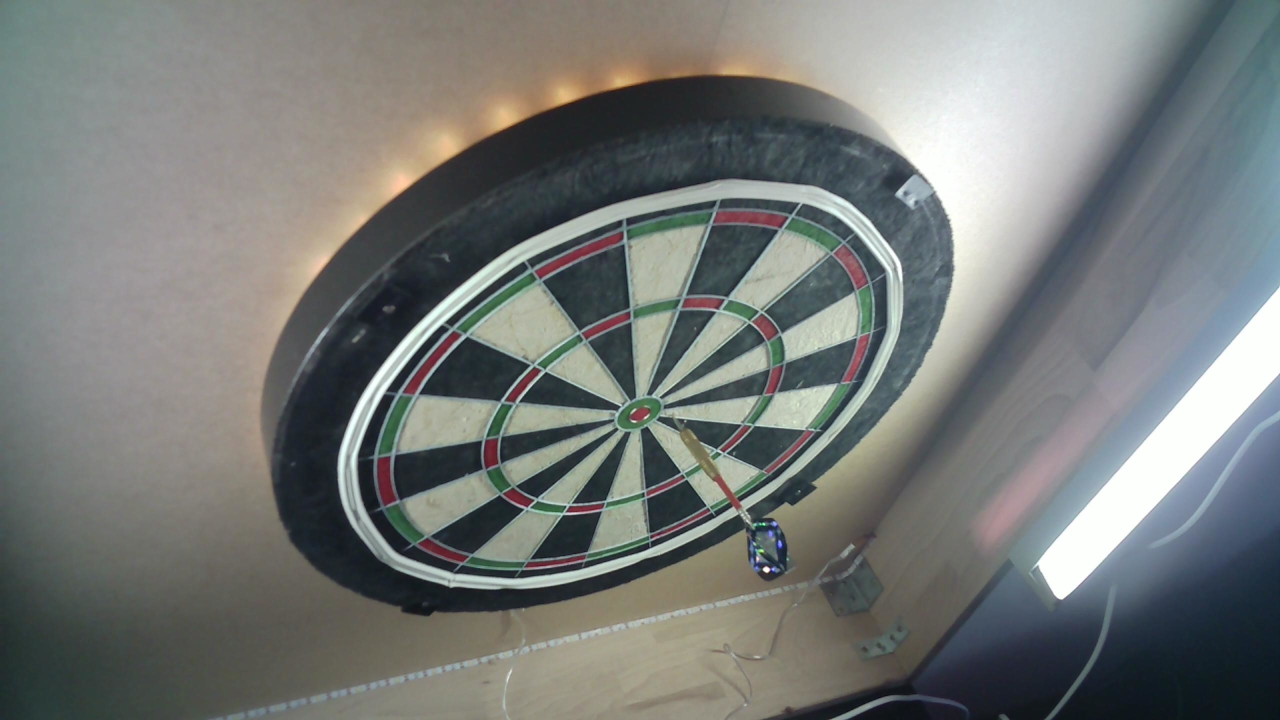
#> input picture Components/DartDetection/Links-dart.jpg, 2560 x 1440 px (shown at 1/2 size)
$ python dart-detection.py   (older library calls are emulated)
#> lines starting #> are read from the running program, lines starting #| are printed output that depends on the picture; after the words box and inside, x2 and y2 are one past the last pixel; in counts of white or black regions, pixels touching at a corner belong together
### Components/DartDetection/dartLocation.py
import numpy as np
import cv2
import math

game_points_array = [20, 1, 18, 4, 13, 6, 10, 15, 2, 17, 3, 19, 7, 16, 8, 11, 14, 9, 12, 5]

map_board_game_points = {}
for index, point in enumerate(game_points_array):
    offset = (index - 5) % len(game_points_array)
    map_board_game_points[offset] = point
#> further down, imageA is the input picture: shape (1440, 2560, 3); mean B, G, R 119.4, 121.6, 118.3
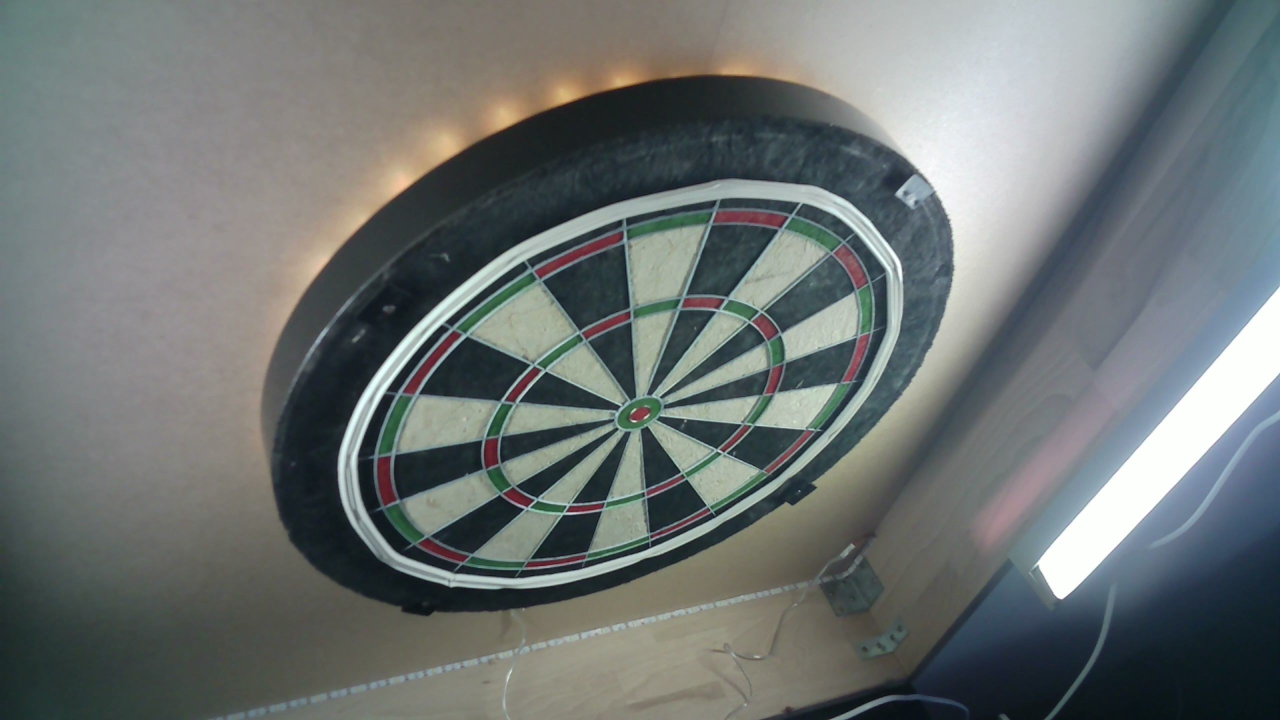
#> input picture Components/DartDetection/Links-empty.jpg, 2560 x 1440 px (shown at 1/2 size)
#> further down, imageB is the input picture: shape (1440, 2560, 3); mean B, G, R 114.3, 115.2, 109.3

def showLatestDartLocationOnBoard(transformed_image, locatedDart_coord, cal_data):
    dart_loc_temp = np.array([[locatedDart_coord[0], locatedDart_coord[1]]], dtype="float32")
    dart_loc_temp = np.array([dart_loc_temp])
    dart_loc = cv2.perspectiveTransform(dart_loc_temp, cal_data.transformation_matrix)
    new_dart_loc = tuple(dart_loc.reshape(1, -1)[0])
    cv2.circle(transformed_image, (int(new_dart_loc[0]), int(new_dart_loc[1])), radius=7, color=(0, 255, 255), thickness=-1)
    cv2.imshow("point detected", transformed_image)
    return new_dart_loc

def detect_segment(new_dart_coord, calData):
    x = new_dart_coord[0]
    y = new_dart_coord[1]
    center = 400
    distance_x = center - x
    distance_y = center - y
    distance_of_point_to_center = math.sqrt(distance_x**2 + distance_y**2)
    result_ring = -1
    for index, ring in enumerate(calData.ring_radius):
        inner_ring = ring
        outer_ring = calData.ring_radius[(index+1) %6]
        if index == 0 and distance_of_point_to_center < inner_ring:
            print("first Ring")
            result_ring = 0
            continue
        elif distance_of_point_to_center > inner_ring and  distance_of_point_to_center < outer_ring:
            print("between middle and outer " + str(index + 1))
            result_ring = index + 1
            continue
        elif index == 5 and distance_of_point_to_center > ring:
            print("not within boundingbox " + str(index + 1))
            result_ring = -1
            continue

    theta = math.degrees(math.atan2(y - center, x - center))

    result_point_amount = -1

    for i in range(0, 20):
        sectorAngle1 = getSectorAngle(i,calData)
        nextIndex = (i + 1) % 20
        sectorAngle2 = getSectorAngle(nextIndex,calData)
        degree1 = math.degrees(sectorAngle1)
        degree2 = math.degrees(sectorAngle2)

        if  degree1 < theta < degree2:
            index = (i + 1) % 20
            print("its within sector " + str(i) + " and " + str(index))
            if result_ring == 0:
                result_point_amount = 50
            elif result_ring == 1:
                result_point_amount = 25
            elif result_ring == 3:
                result_point_amount = map_board_game_points[index] * 2
            elif result_ring == 5:
                result_point_amount = map_board_game_points[index] * 3
            else:
                result_point_amount = map_board_game_points[index]

    print("your recent point equals = " + str(result_point_amount))
    return result_point_amount

def getSectorAngle(i, calData):
    return (0.5 + i) * calData.sectorangle

### Components/DartDetection/startCallibration.py

import os.path
import sys
import cv2
import pickle
p = os.path.abspath('D:/00_Studium/07_Semester/TeamProjekt/TeamProject-WiSe-DartImageProcessing/Components/Calibration')
sys.path.insert(1, p)

from Utils import *
from  ellipseToCircle import *
from  Calibration_Cam_Matrix import *

def getCalibration(imCalRGB_R, imCalRGB_L):
    imCalRGB_R = imCalRGB_R.copy();
    imCalRGB_L = imCalRGB_L.copy()
    if os.path.isfile("calibrationData_R.pkl"):
            try:
                return readCalibrationData(imCalRGB_R, imCalRGB_L)#, calData_L

            #corrupted file
            except EOFError as err:
                print(err)
    else:
        # [5 lines of commented-out code are left out]
        return calibrate(imCalRGB_R, imCalRGB_L)

def readCalibrationData(imCalRGB_R, imCalRGB_L):
    calFile = open('calibrationData_R.pkl', 'rb')
#> (reads dart-backend/calibrationData_R.pkl from the repository)
    calData_R = CalibrationData()
    calData_R = pickle.load(calFile)
    calFile.close()

    # [6 lines of commented-out code are left out]
    transformed_img_R = imCalRGB_R.copy()
    # transformed_img_L = imCalRGB_L.copy()

    transformed_img_R = cv2.warpPerspective(imCalRGB_R, calData_R.transformation_matrix, (800, 800))
    # transformed_img_L = cv2.warpPerspective(imCalRGB_L, calData_L.transformation_matrix, (800, 800))
    draw_R = getNormilizedBoard(transformed_img_R, calData_R)
    # draw_L = getNormilizedBoard(imCalRGB_R,imCalRGB_R)

    # transformed_img_L = draw_L.drawBoard(transformed_img_L, calData_L)

    cv2.imshow("Left_Cam", draw_R)
    # cv2.imshow("Left Cam", transformed_img_L)
    return calData_R , draw_R#, calData_L

### Components/Calibration/ellipseToCircle.py
import cv2
import numpy as np
import math
from Utils import *

# [86 lines left out: functions getEllipseLineIntersection, calculateDstPoint, getFinalTransformationMatrix, not called in this run]

def getSectorAngle(i, calData):
    return (0.5 + i) * calData.sectorangle

def getNormilizedBoard(img, calData):
        center = 400
        for rings in calData.ring_radius:
            cv2.circle(img, (center, center), rings, (255, 255, 255), 1)  # outside double
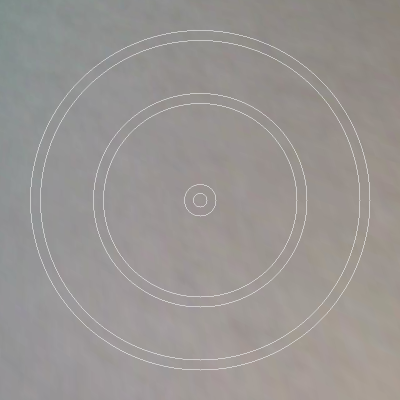
#> img: shape (800, 800, 3) (shown at 1/2 size); mean B, G, R 147, 149.5, 153.3

        for i in range(0,20):
            sectorAngle = getSectorAngle(i,calData)
            p1 = center + int(calData.ring_radius[1] * math.cos(sectorAngle))
            p2 = center + int(calData.ring_radius[1] * math.sin(sectorAngle))
            cv2.line(img, (p1, p2), (
                int(center + calData.ring_radius[5] * math.cos(sectorAngle)),
                int(center + calData.ring_radius[5] * math.sin(sectorAngle))), (255, 255, 255), 1)
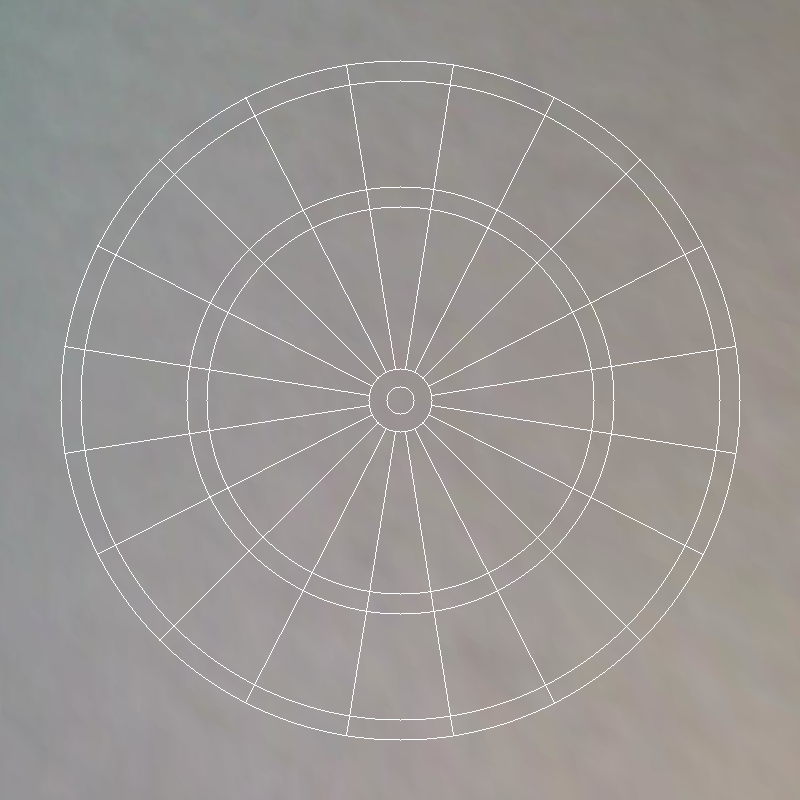
#> img: shape (800, 800, 3); 0.85% of pixels changed, all inside (x1, y1, x2, y2) = (64, 64, 735, 735)

        return img

### Components/Calibration/Utils.py
import numpy as np

class EllipseDef:
    # [6 lines left out: function __init__, not called in this run]

class CalibrationData:
    # [41 lines left out: functions __init__, intersection, segmented_intersections, not called in this run]

### Components/DartDetection/dart-detection.py
# import the necessary packages
from skimage.metrics import structural_similarity as compare_ssim
import imutils
import cv2
import numpy as np
from startCallibration import *
from dartLocation import *


def calc_image_difference(image_a, image_b):
    """Calculates the difference between 2 images and creates a new image which contains the difference.

    Parameters
    ----------
    img_a: array
        image of a dartboard with a dart stuck in it
    img_b: array
        image of an empty dart board

    Returns
    -------
    array
        grayA: The grayscale image of img_a.
    array
        grayB: The grayscale image of img_b.
    array
        thresh: The diff img processed with a threshold and smoothed afterwards.
    array
        diff: The full SSIM image multiplied by 255 to create the difference img.
    float
        ssim_score: a score which tells you how identical the images are (1 = identical)
    """
    # convert the images to grayscale
    grayA = cv2.cvtColor(image_a, cv2.COLOR_BGR2GRAY)
    grayB = cv2.cvtColor(image_b, cv2.COLOR_BGR2GRAY)

    # calc the difference between the two greyscale images to detect the thrown dart
    ssim_score, diff = calc_ssim(grayA, grayB)

    # threshold the difference image to get a clear dart
    thresh = cv2.threshold(diff, 0, 255,
                           cv2.THRESH_BINARY_INV | cv2.THRESH_OTSU)[1]

    # now get rid of black pixels in the dart
    kernel = np.ones((10, 10), np.uint8)
    thresh = cv2.morphologyEx(thresh, cv2.MORPH_DILATE, kernel)
    kernel = np.ones((10, 10), np.uint8)
    thresh = cv2.morphologyEx(thresh, cv2.MORPH_ERODE, kernel)

    return grayA, grayB, thresh, diff, ssim_score


def calc_ssim(img_a, img_b):
    """Calculate the difference between 2 images.

    Parameters
    ----------
    img_a: array
        image of a dartboard with a dart stuck in it
    img_b: array
        image of an empty dart board

    Returns
    -------
    array
        diff: The full SSIM image multiplied by 255 to create the difference img.
    float
        score: a score which tells you how identical the images are (1 = identical)
    """
    # compute the Structural Similarity Index (SSIM) between the two images, can later be used to detect if a dart
    # has been thrown or not
    (score, diff) = compare_ssim(img_a, img_b, full=True)
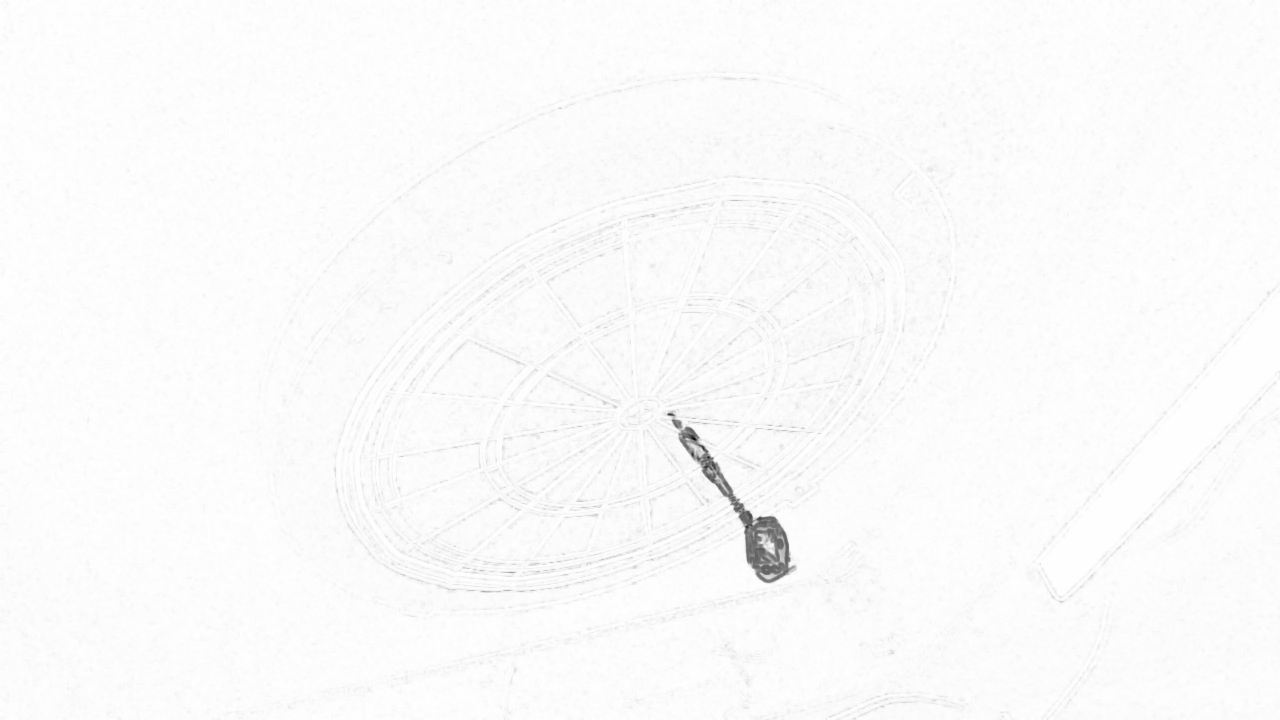
#> diff: shape (1440, 2560) float64 (shown at 1/2 size); min -0.629, max 1, mean 0.975; drawn with min black and max white
#> score = 0.975
    diff = (diff * 255).astype("uint8")
#> (the rest of the program and of its run is left out)
